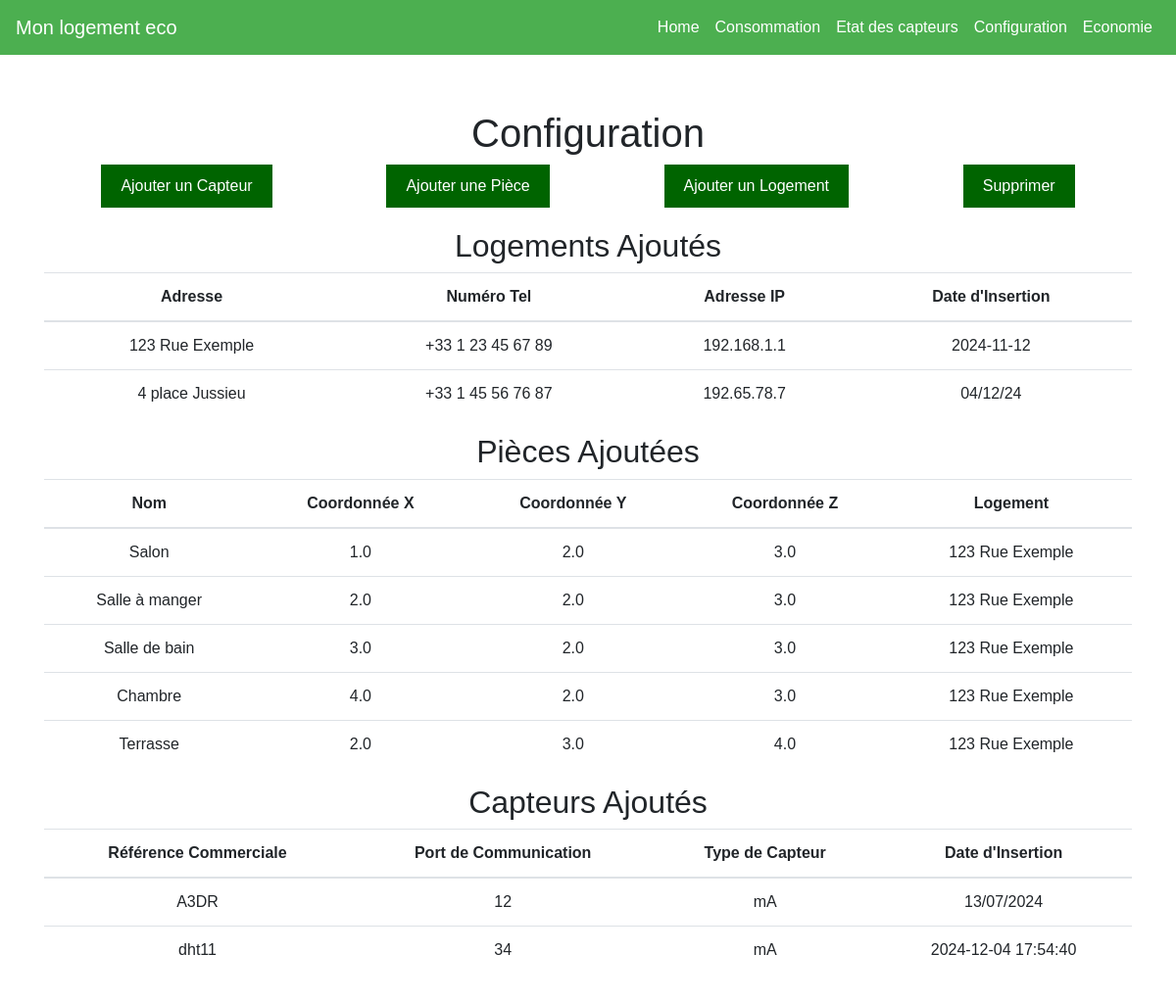
Before: /config with the older database file.
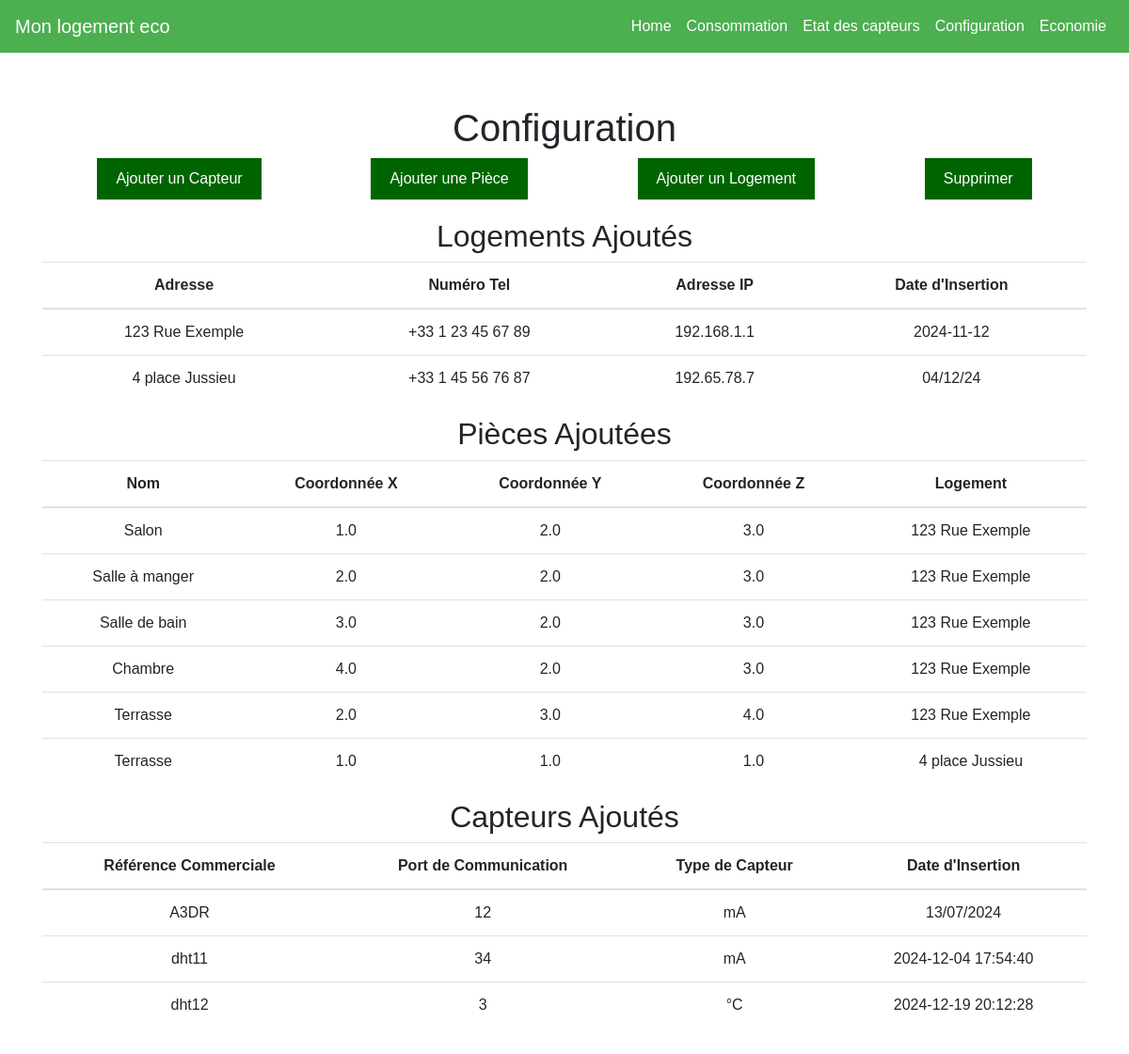
After: the same page with the newer database file.
### tables this page shows
CREATE TABLE Logement (
    id_loge INTEGER PRIMARY KEY AUTOINCREMENT,  
    adresse TEXT,                               
    numero_tel TEXT,                            
    IP TEXT,                                    
    date_insert TEXT                             
);

CREATE TABLE Piece (
    id_piece INTEGER PRIMARY KEY AUTOINCREMENT,  
    nom TEXT,
    x REAL,
    y REAL,
    z REAL,
    id_loge INTEGER,                             
    FOREIGN KEY (id_loge) REFERENCES Logement(id_loge)  
);

CREATE TABLE Capteur (
    id_capteur INTEGER PRIMARY KEY AUTOINCREMENT,   
    ref_commerciale TEXT,
    port_communication TEXT,
    date_insert TEXT,
    id_piece INTEGER,                             
    -- FOREIGN KEY (id_piece) REFERENCES Piece(id_piece),  
    id_type INTEGER,                             
    FOREIGN KEY (id_type) REFERENCES Type_capteur(id_type)  
);

CREATE TABLE Type_capteur (
    id_type INTEGER PRIMARY KEY AUTOINCREMENT, 
    unite_mesure TEXT
);

### main.py (the view)
@app.get("/config", response_class=HTMLResponse)
async def read_config(request: Request):
    capteurs = get_capteurs()
    logements = get_logements()
    pieces = get_pieces_with_logement()
    return templates.TemplateResponse("config.html", {"request": request, "capteurs": capteurs, "logements": logements, "pieces": pieces})

### templates/config.html (shortened to what this page needs)
{% extends "base.html" %}
{% block content %}
<h1>Configuration</h1>
<div class="menu">
    <button class="menu-button" onclick="showForm('capteurForm')">Ajouter un Capteur</button>
    <button class="menu-button" onclick="showForm('pieceForm')">Ajouter une Pièce</button>
    <button class="menu-button" onclick="showForm('logementForm')">Ajouter un Logement</button>
    <button class="menu-button" onclick="showForm('suppressionForm')">Supprimer</button>
</div>
<h2>Logements Ajoutés</h2>
<table class="table">
    <thead>
        <tr>
            <th>Adresse</th>
            <th>Numéro Tel</th>
            <th>Adresse IP</th>
            <th>Date d'Insertion</th>
        </tr>
    </thead>
    <tbody>
        {% for logement in logements %}
        <tr>
            <td>{{ logement.adresse }}</td>
            <td>{{ logement.numero_tel }}</td>
            <td>{{ logement.IP }}</td>
            <td>{{ logement.date_insert }}</td>
        </tr>
        {% endfor %}
    </tbody>
</table>
<h2>Pièces Ajoutées</h2>
<table class="table">
    <thead>
        <tr>
            <th>Nom</th>
            <th>Coordonnée X</th>
            <th>Coordonnée Y</th>
            <th>Coordonnée Z</th>
            <th>Logement</th>
        </tr>
    </thead>
    <tbody>
        {% for piece in pieces %}
        <tr>
            <td>{{ piece.nom }}</td>
            <td>{{ piece.x }}</td>
            <td>{{ piece.y }}</td>
            <td>{{ piece.z }}</td>
            <td>{{ piece.logement_adresse }}</td>
        </tr>
        {% endfor %}
    </tbody>
</table>
<h2>Capteurs Ajoutés</h2>
<table class="table">
    <thead>
        <tr>
            <th>Référence Commerciale</th>
            <th>Port de Communication</th>
            <th>Type de Capteur</th>
            <th>Date d'Insertion</th>
        </tr>
    </thead>
    <tbody>
        {% for capteur in capteurs %}
        <tr>
            <td>{{ capteur.ref_commerciale }}</td>
            <td>{{ capteur.port_communication }}</td>
            <td>{{ capteur.unite_mesure }}</td>
            <td>{{ capteur.date_insert }}</td>
        </tr>
        {% endfor %}
    </tbody>
</table>
{% endblock %}

### templates/base.html (shortened to what this page needs)
<!DOCTYPE html>
<html lang="en">
<head>
    <link rel="stylesheet" href="https://stackpath.bootstrapcdn.com/bootstrap/4.5.2/css/bootstrap.min.css">
    <link rel="stylesheet" href="/static/css/styles.css">
</head>
<body>
    <header>
        <nav class="navbar navbar-expand-lg custom-navbar">
            <a class="navbar-brand" href="/">Mon logement eco</a>
            <div class="collapse navbar-collapse" id="navbarNav">
                <ul class="navbar-nav ml-auto">
                    <li class="nav-item"><a class="nav-link" href="/">Home</a></li>
                    <li class="nav-item"><a class="nav-link" href="/consommation">Consommation</a></li>
                    <li class="nav-item"><a class="nav-link" href="/etatcapteur">Etat des capteurs</a></li>
                    <li class="nav-item"><a class="nav-link" href="/config">Configuration</a></li>
                    <li class="nav-item"><a class="nav-link" href="/economie">Economie</a></li>
                </ul>
            </div>
        </nav>
    </header>
    <main class="container mt-4">
        {% block content %}{% endblock %}
    </main>
</body>
</html>

### static/css/styles.css (style rules this page uses)
body { font-family: Arial, sans-serif; margin: 0; padding: 0; }
header { margin-bottom: 20px; }
main { padding: 2em; text-align: center; }
.custom-navbar { background-color: #4CAF50; }
.custom-navbar .nav-link { color: white; }
.custom-navbar .navbar-brand { color: white; }

### templates/config.html (style rules this page uses)
.menu { display: flex; justify-content: space-around; margin-bottom: 20px; }
.menu-button { background-color: #006400; color: white; border: none; padding: 10px 20px; font-size: 16px; cursor: pointer; transition: box-shadow 0.3s ease; }

Changed rows visible on the page:
added Piece: nom "Terrasse", x "1.0", y "1.0", z "1.0", logement_adresse "4 place Jussieu"
added Capteur: ref_commerciale "dht12", port_communication "3", unite_mesure "°C", date_insert "2024-12-19 20:12:28"
